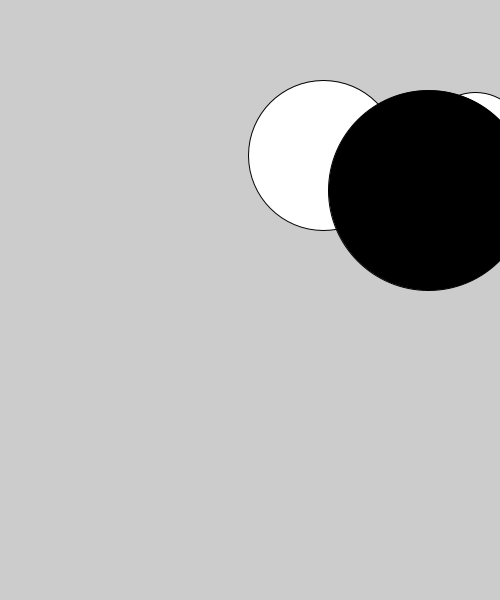
Frame 1 (no input)
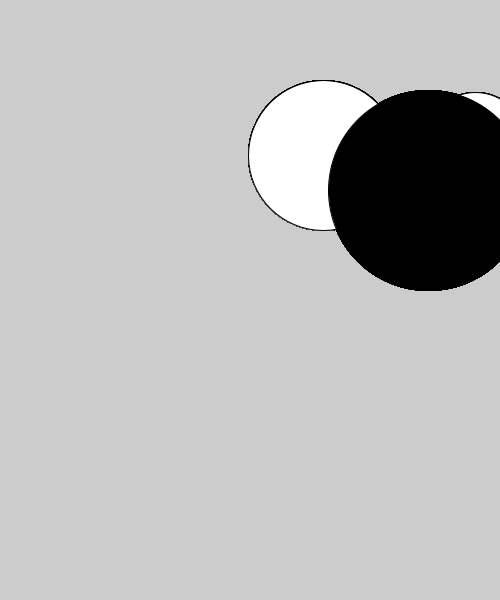
Frame 60 (the mouse pressed at the canvas centre just before this capture)
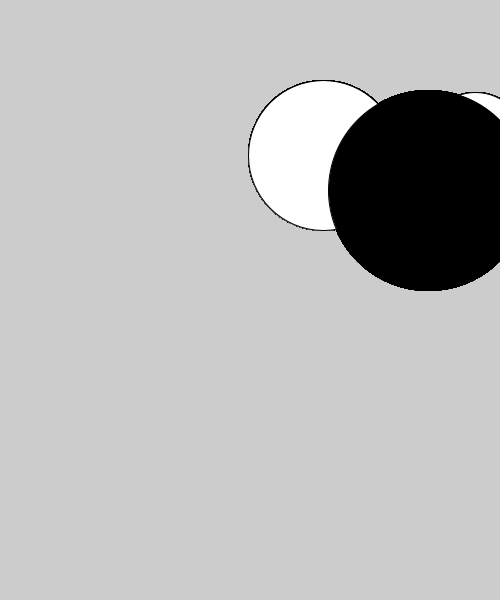
Frame 120 (the mouse held since frame 60 and released just before this capture)

The Processing sketch that drew these frames (run headless with seeded random() and noise(); from frame 60 on, the mouse is pressed at the canvas centre):

// Processing sketch: Class19_Ball
// ── Class19_Ball.pde
ArrayList<Ball> balls = new ArrayList<Ball>();
void setup() {
  size(500,600);
  // add three different balls
  balls.add( new Ball(150, color(255)) );
  balls.add( new Ball(100, color(255)) );
  balls.add( new Ball(200, color(0)) );
}
void draw() {
  for (int i=0; i<balls.size(); i++) {
    balls.get(i).display();
  }
}

// ── Ball.pde
class Ball {
  // variables
  float x;
  float y;
  int size;
  color clr;
  // constructor
  Ball (int s, color c) {
    x = random(width);
    y = random(height);
    size = s;
    clr = c;
  } 
  // functions
  void display() {
    fill(clr);
    ellipse(x, y, size, size);
  }
}
